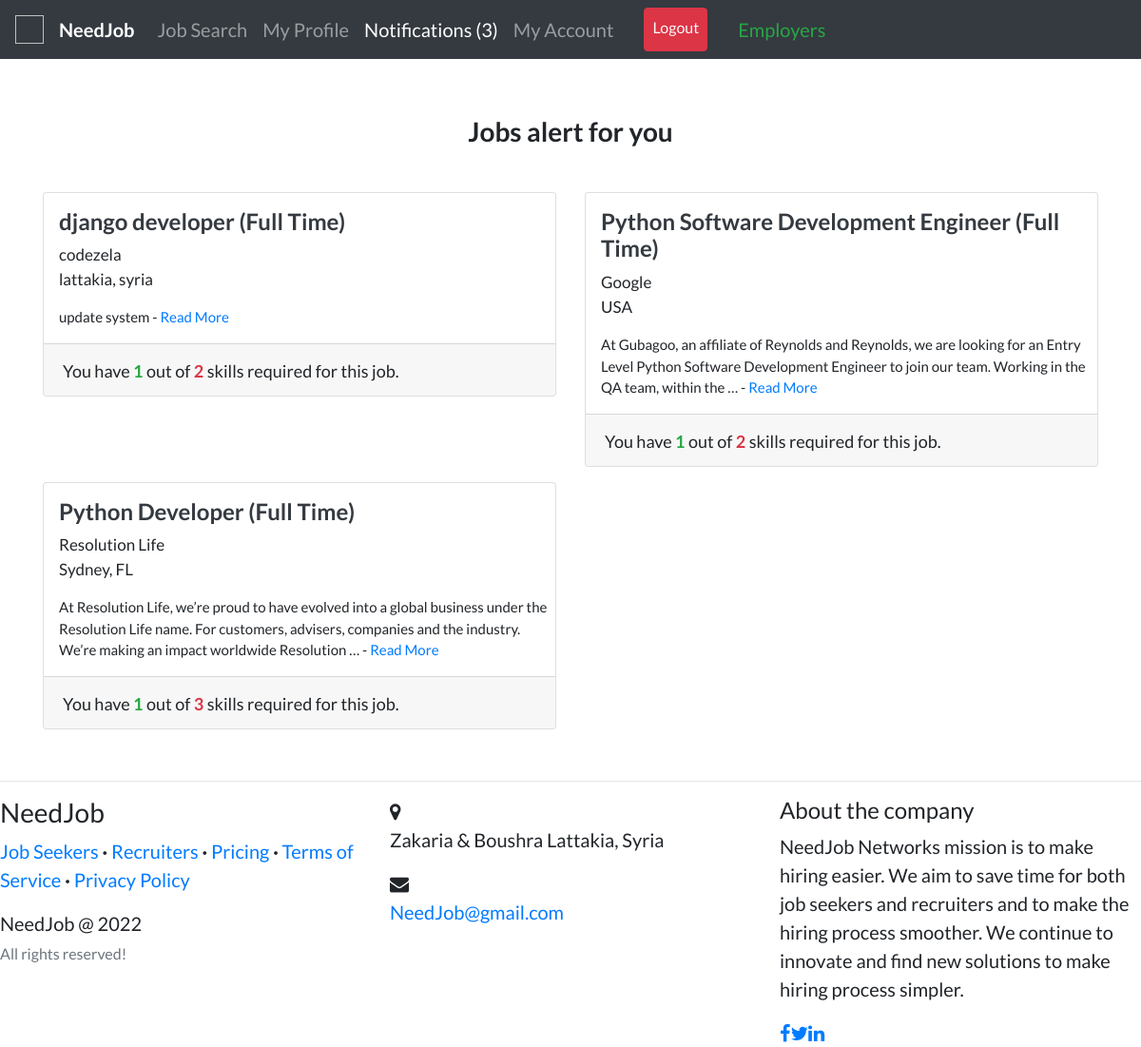
The page /relevant_jobs/ (signed in) on the database its author committed.
### recruiters/models.py (models this page shows, shortened)
class Job(models.Model):
    recruiter = models.ForeignKey(
        User, related_name='jobs', on_delete=models.CASCADE)
    title = models.CharField(max_length=255)
    company = models.CharField(max_length=200)
    location = models.CharField(max_length=255)
    description = models.TextField()
    requirements = models.TextField()
    skills_req = models.CharField(max_length=200)
    job_type = models.CharField(
        max_length=30, choices=CHOICES, default='Full Time', null=True)
    link = models.URLField(null=True, blank=True)
    slug = AutoSlugField(populate_from='title', unique=True, null=True)
    date_posted = models.DateTimeField(default=timezone.now)

### candidates/views.py (the view)
# urls.py: path('relevant_jobs/', views.intelligent_search, name='intelligent-search'),
@login_required
def intelligent_search(request):
    relevant_jobs = []
    common = []
    job_skills = []
    user = request.user
    profile = Profile.objects.filter(user=user).first()
    my_skill_query = Skill.objects.filter(user=user)
    my_skills = []
    for i in my_skill_query:
        my_skills.append(i.skill.lower())
    if profile:
        jobs = Job.objects.filter(
            job_type=profile.looking_for).order_by('-date_posted')
    else:
        jobs = Job.objects.all()
    for job in jobs:
        skills = []
        sk = str(job.skills_req).split(",")
        for i in sk:
            skills.append(i.strip().lower())
        common_skills = list(set(my_skills) & set(skills))
        if (len(common_skills) != 0 and len(common_skills) >= len(skills)//2):
            relevant_jobs.append(job)
            common.append(len(common_skills))
            job_skills.append(len(skills))
    objects = zip(relevant_jobs, common, job_skills)
    objects = sorted(objects, key=lambda t: t[1]/t[2], reverse=True)
    objects = objects[:100]
    context = {
        'intel_page': "active",
        'jobs': objects,
        'counter': len(relevant_jobs),
    }
    return render(request, 'candidates/intelligent_search.html', context)

### templates/candidates/intelligent_search.html
{%extends "accounts/layout.html" %} {% load static %} {% block content %}
<br /><br />
<div>
<h3 class="text-center"><b>Jobs alert for you</b></h3><br>
{%if counter %}
  <div class="row">
    {% for job,common, job_skill in jobs %}
    <div class="col-md-6">
      <div class="card card-signin my-2">
        <span class="ml-3 mt-3">
          <a href="{% url 'candidates:job-detail' job.slug %}"
            ><h4 class="text-dark">
              <b>{{job.title}} ({{job.job_type}})</b>
            </h4></a
          >
          <p style="font-size: 17px">{{job.company}}<br />{{job.location}}</p>
          <p style="font-size: 15px">
            {{job.description|truncatewords:30}} -
            <a href="{% url 'candidates:job-detail' job.slug %}">Read More</a>
          </p>
        </span>
        <div class="card-footer">
          <span style="font-size: 18px"
            >You have <b class="text-success">{{ common }} </b>out of <b class="text-danger">{{ job_skill }}</b> skills required for this job.</span
          >
        </div>
      </div>
    </div>
    {% endfor %}
  </div>
</div>
<br />
{% else %}
<p class="text-center">No relevant jobs for you now! Please check if your <a href="{% url 'candidates:my-profile' %}">profile</a> is complete.</p><br>
{% endif %}
</div>
{% endblock content %}

### templates/accounts/layout.html (style rules this page uses)
body { font-family: "Lato"; font-size: 20px; }

### rows shown on the page
Job: title "django developer", job_type "Full Time", company "codezela", location "lattakia, syria", description "update system", recruiter "1", job_skill "2"
Job: title "Python Software Development Engineer", job_type "Full Time", company "Google", location "USA", description "At Gubagoo, an affiliate of Reynolds and Reynolds, we are looking for an Entry Level Python Software Development Engineer to join our team. Working in the QA team, within the …", common "1", job_skill "2"
Job: title "Python Developer", job_type "Full Time", company "Resolution Life", location "Sydney, FL", description "At Resolution Life, we’re proud to have evolved into a global business under the Resolution Life name. For customers, advisers, companies and the industry. We’re making an impact worldwide Resolution …", recruiter "1", job_skill "3"

### other values the page prints
{{ counter }} "3"
